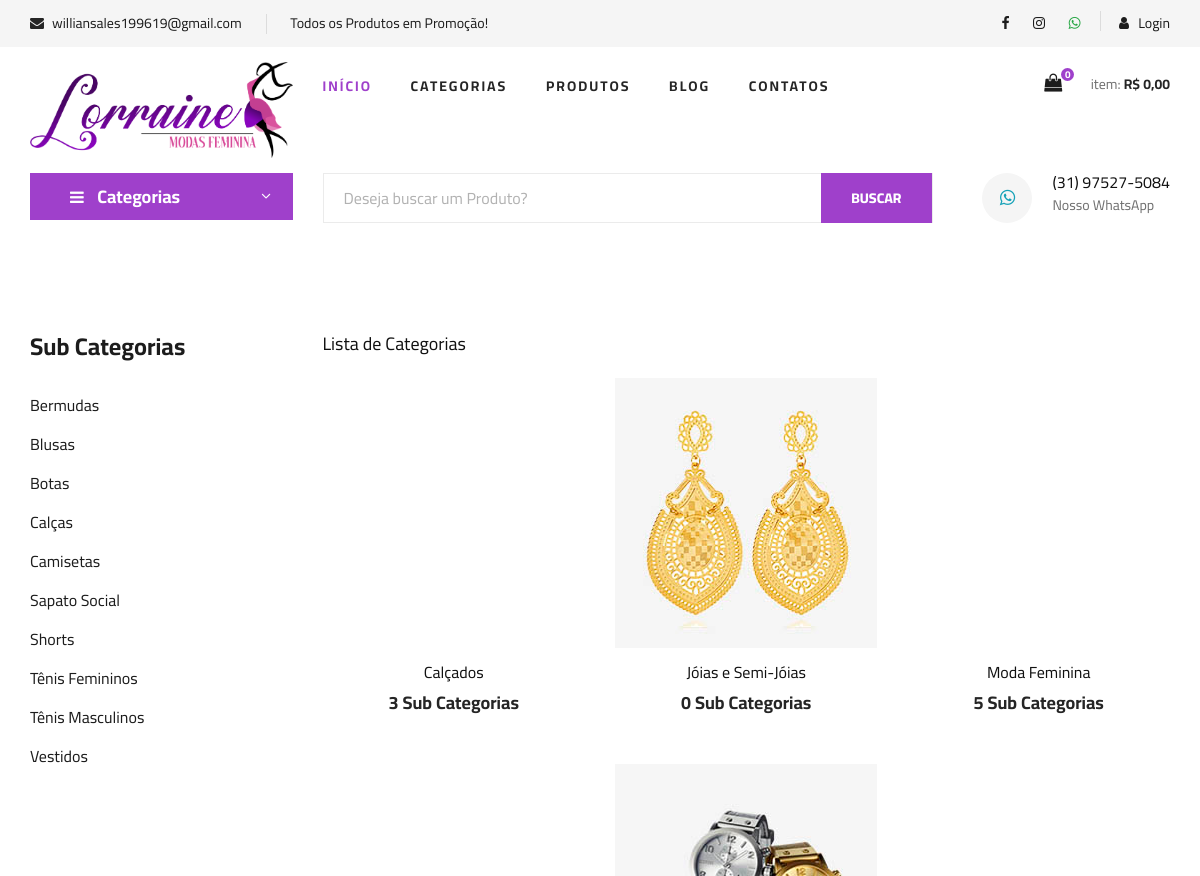
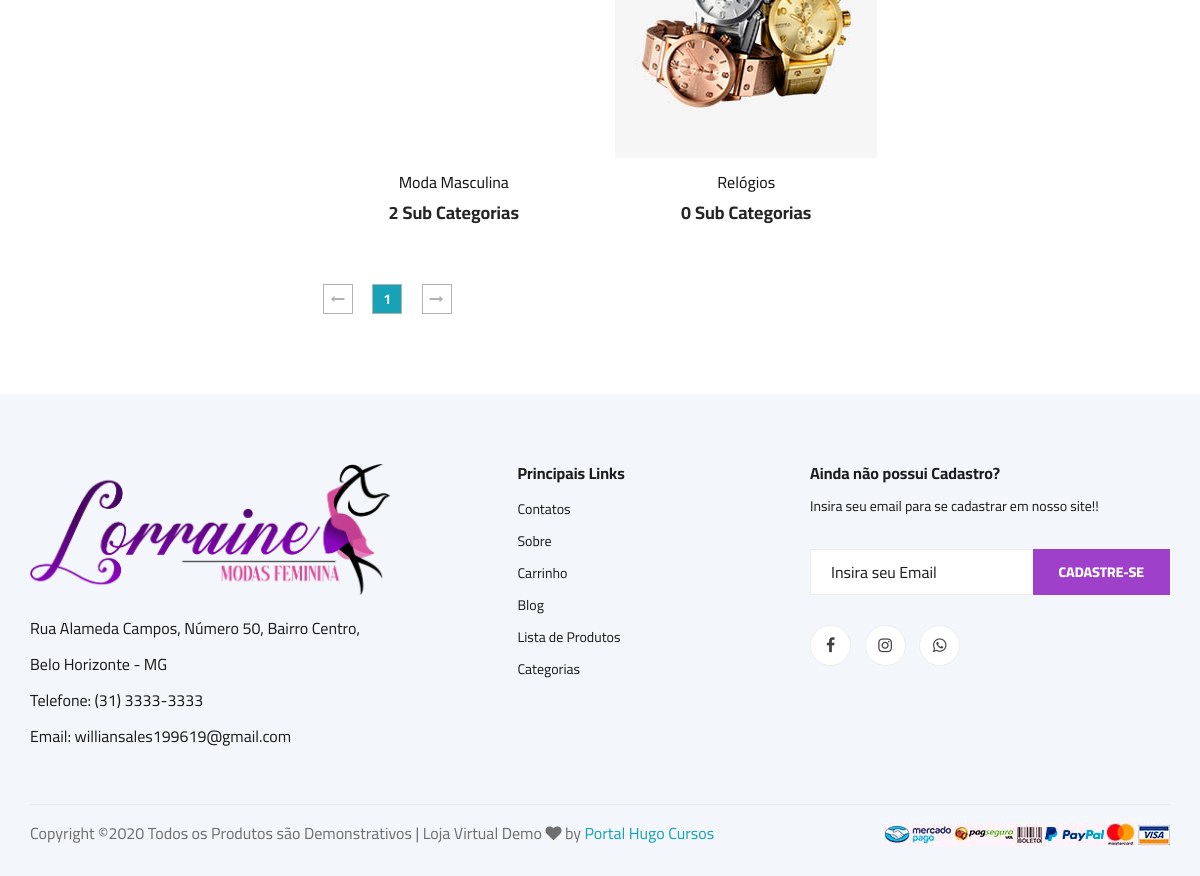
Page /categorias.php on the committed database (2 pictures, top to bottom).
### tables this page shows
CREATE TABLE `sub_categorias` (
  `id` int(11) NOT NULL AUTO_INCREMENT,
  `nome` varchar(50) NOT NULL,
  `nome_url` varchar(50) NOT NULL,
  `imagem` varchar(100) NOT NULL,
  `id_categoria` int(11) NOT NULL,
  PRIMARY KEY (`id`)
);

CREATE TABLE `categorias` (
  `id` int(11) NOT NULL AUTO_INCREMENT,
  `nome` varchar(50) NOT NULL,
  `nome_url` varchar(50) NOT NULL,
  `imagem` varchar(100) NOT NULL,
  PRIMARY KEY (`id`)
);

### config.php (called while the page is built, shortened)
<?php
$email = 'williansales199619@gmail.com';
$telefone = '(31) 3333-3333';
$whatsapp = '(31) 97527-5084';
$whatsapp_link = '5531975275084';
$texto_destaque = 'Todos os Produtos em Promoção!';
$endereco_loja = 'Rua Alameda Campos, Número 50, Bairro Centro, Belo Horizonte - MG';
$itens_por_pagina = 6;
 ?>

### categorias.php (the view, shortened to what this page needs)
<?php
require_once("cabecalho.php");
?>
<?php
require_once("cabecalho-busca.php");
?>
<?php
if(@$_GET['pagina'] != null){
    $pag = $_GET['pagina'];
}else{
    $pag = 0;
}
$limite = $pag * @$itens_por_pagina;
$pagina = $pag;
$nome_pag = 'categorias.php';
 ?>
<section class="product spad">
    <div class="container">
        <div class="row">
            <div class="col-lg-3 col-md-5">
                <div class="sidebar">
                    <div class="sidebar__item">
                        <h4>Sub Categorias</h4>
                        <ul>
                            <?php
                            $query = $pdo->query("SELECT * FROM sub_categorias order by nome asc ");
                            $res = $query->fetchAll(PDO::FETCH_ASSOC);
                            for ($i=0; $i < count($res); $i++) {
                              $nome = $res[$i]['nome'];
                              $nome_url = $res[$i]['nome_url'];
                              ?>
                              <li><a href="produtos-<?php echo $nome_url ?>"><?php echo $nome ?></a></li>
                          <?php } ?>
                      </ul>
                  </div>
              </div>
          </div>
          <div class="col-lg-9 col-md-7">
<h5>Lista de Categorias</h5>
            <div class="row mt-4">
               <?php
               $query = $pdo->query("SELECT * FROM categorias order by nome asc LIMIT $limite, $itens_por_pagina");
               $res = $query->fetchAll(PDO::FETCH_ASSOC);
               for ($i=0; $i < count($res); $i++) {
                  $nome = $res[$i]['nome'];
                  $imagem = $res[$i]['imagem'];
                  $nome_url = $res[$i]['nome_url'];
                  $id = $res[$i]['id'];
                  $query2 = $pdo->query("SELECT * FROM sub_categorias where id_categoria = '$id' ");
                  $res2 = $query2->fetchAll(PDO::FETCH_ASSOC);
                  $total_itens = @count($res2);
                  $query3 = $pdo->query("SELECT * FROM categorias ");
                  $res3 = $query3->fetchAll(PDO::FETCH_ASSOC);
                  $num_total = @count($res3);
                  $num_paginas = ceil($num_total/$itens_por_pagina);
                  ?>
                  <div class="col-lg-4 col-md-6 col-sm-6">
                    <div class="product__item">
                        <div class="product__item__pic set-bg" data-setbg="img/categorias/<?php echo $imagem ?>">
                        </div>
                        <div class="product__item__text">
                            <a href="sub-categoria-de-<?php echo $nome_url ?>"><h6><?php echo $nome ?></h6>
                                <h5><?php echo $total_itens ?> Sub Categorias</h5></a>
                            </div>
                        </div>
                    </div>
                <?php } ?>
            </div>
            <div class="product__pagination">
                <a href="<?php echo $nome_pag ?>?pagina=0"><i class="fa fa-long-arrow-left"></i></a>
                <?php
                    for($i = 0; $i < @$num_paginas; $i++){
                        $estilo = '';
                        if($pagina == $i){
                            $estilo = 'bg-info text-light';
                        }
                        if($pagina >= ($i - 2) && $pagina <= ($i + 2)){ ?>
                         <a href="<?php echo $nome_pag ?>?pagina=<?php echo $i ?>" class="<?php echo $estilo ?>"><?php echo $i + 1 ?></a>
                       <?php }
                    }
                 ?>
                <a href="<?php echo $nome_pag ?>?pagina=<?php echo $num_paginas - 1 ?>"><i class="fa fa-long-arrow-right"></i></a>
            </div>
        </div>
    </div>
</div>
</section>
<?php
require_once("rodape.php");
?>

### cabecalho.php (shortened to what this page needs)
<?php
require_once("config.php");
require_once("conexao.php");
$id_usuario = @$_SESSION['id_usuario'];
$res = $pdo->query("SELECT * from carrinho where id_usuario = '$id_usuario' and id_venda = 0 order by id asc");
$dados = $res->fetchAll(PDO::FETCH_ASSOC);
$linhas = count($dados);
if($linhas == 0){
  $linhas = 0;
  $total = 0;
}
@$total_c = number_format(@$total, 2, ',', '.');
?>
<!DOCTYPE html>
<html lang="zxx">
<head>
    <link rel="stylesheet" href="css/bootstrap.min.css" type="text/css">
    <link rel="stylesheet" href="css/font-awesome.min.css" type="text/css">
    <link rel="stylesheet" href="css/elegant-icons.css" type="text/css">
    <link rel="stylesheet" href="css/nice-select.css" type="text/css">
    <link rel="stylesheet" href="css/jquery-ui.min.css" type="text/css">
    <link rel="stylesheet" href="css/owl.carousel.min.css" type="text/css">
    <link rel="stylesheet" href="css/slicknav.min.css" type="text/css">
    <link rel="stylesheet" href="css/style.css" type="text/css">
</head>
<body>
    <header class="header">
        <div class="header__top">
            <div class="container">
                <div class="row">
                    <div class="col-lg-6 col-md-6">
                        <div class="header__top__left">
                            <ul>
                                <li><i class="fa fa-envelope"></i> <?php echo $email ?></li>
                                <li><?php echo $texto_destaque ?></li>
                            </ul>
                        </div>
                    </div>
                    <div class="col-lg-6 col-md-6">
                        <div class="header__top__right">
                            <div class="header__top__right__social">
                               <a target="_blank" title="Ir para página do Facebook" href="#"><i class="fa fa-facebook"></i></a>
                               <a target="_blank" href="#"><i class="fa fa-instagram"></i></a>
                               <a target="_blank" href="http://api.whatsapp.com/send?1=pt_BR&phone=<?php echo $whatsapp_link ?>" title="<?php echo $whatsapp ?>"><i class="fa fa-whatsapp text-success"></i></a>
                           </div>
                           <div class="header__top__right__auth">
                            <?php
                     if(@$_SESSION['id_usuario'] == null || @$_SESSION['nivel_usuario'] != 'Cliente'){
                 ?>
                <a href="" data-toggle="modal" data-target="#modalLogin"><i class="fa fa-user"></i> Login</a>
            <?php }else{ ?>
                <a target="_blank" href="sistema/painel-cliente"><i class="fa fa-user"></i> Painel</a>
            <?php } ?>
                        </div>
                    </div>
                </div>
            </div>
        </div>
    </div>
    <div class="container">
        <div class="row">
            <div class="col-lg-3">
                <div class="header__logo">
                    <a href="./index.php"><img src="img/logo.png" alt=""></a>
                </div>
            </div>
            <div class="col-lg-6">
                <nav class="header__menu">
                    <ul>
                     <li class="active"><a href="./index.php">Início</a></li>
                      <li><a href="categorias.php">Categorias</a></li>
                     <li><a href="#">Produtos</a>
                    </li>
                    <li><a href="blog.php">Blog</a></li>
                    <li><a href="contatos.php">Contatos</a></li>
                </ul>
            </nav>
        </div>
        <div class="col-lg-3">
            <div class="header__cart">
                <ul>
                   <li><a href="carrinho.php"><i class="fa fa-shopping-bag"></i> <span><?php echo $linhas ?></span></a></li>
                </ul>
                <div class="header__cart__price">item: <span>R$ <?php echo $total_c ?></span></div>
            </div>
        </div>
    </div>
</div>
</header>

### cabecalho-busca.php (shortened to what this page needs)
<?php
require_once("conexao.php");
 ?>
    <section class="hero hero-normal">
        <div class="container">
            <div class="row">
                <div class="col-lg-3">
                    <div class="hero__categories">
                        <div class="hero__categories__all">
                            <i class="fa fa-bars"></i>
                            <span>Categorias</span>
                        </div>
                    </div>
                </div>
                <div class="col-lg-9">
                    <div class="hero__search">
                        <div class="hero__search__form">
                            <form action="lista-produtos.php" method="get">
                                <input name="txtBuscar" type="text" placeholder="Deseja buscar um Produto?">
                                <button type="submit" class="site-btn">BUSCAR</button>
                            </form>
                        </div>
                        <div class="hero__search__phone">
                            <div class="hero__search__phone__icon">
                                <a class="text-info" target="_blank" href="http://api.whatsapp.com/send?1=pt_BR&phone=<?php echo $whatsapp_link ?>" title="<?php echo $whatsapp ?>"><i class="fa fa-whatsapp"></i></a>
                            </div>
                            <div class="hero__search__phone__text">
                                <h6><?php echo $whatsapp ?></h6>
                                <span>Nosso WhatsApp</span>
                            </div>
                        </div>
                    </div>
                </div>
            </div>
        </div>
    </section>

### rodape.php (shortened to what this page needs)
<footer class="footer spad">
    <div class="container">
        <div class="row">
            <div class="col-lg-4 col-md-6 col-sm-6">
                <div class="footer__about">
                    <div class="footer__about__logo">
                        <a href="./index.html"><img src="img/logo.png" alt=""></a>
                    </div>
                    <ul>
                        <li><?php echo $endereco_loja ?></li>
                        <li>Telefone: <?php echo $telefone ?></li>
                        <li>Email: <?php echo $email ?></li>
                    </ul>
                </div>
            </div>
            <div class="col-lg-3 col-md-6 col-sm-6 offset-lg-1">
                <div class="footer__widget">
                    <h6>Principais Links</h6>
                    <ul>
                        <li><a href="contatos.php">Contatos</a></li>
                        <li><a href="sobre.php">Sobre</a></li>
                        <li><a href="carrinho.php">Carrinho</a></li>
                        <li><a href="blog.php">Blog</a></li>
                        <li><a href="lista-produtos">Lista de Produtos</a></li>
                        <li><a href="categorias.php">Categorias</a></li>
                    </ul>
                </div>
            </div>
            <div class="col-lg-4 col-md-12">
                <div class="footer__widget">
                    <h6>Ainda não possui Cadastro?</h6>
                    <p>Insira seu email para se cadastrar em nosso site!!</p>
                    <form action="#">
                        <input type="email" placeholder="Insira seu Email" required>
                        <button type="submit" class="site-btn">Cadastre-se</button>
                    </form>
                    <div class="footer__widget__social">
                        <a target="_blank" title="Ir para página do Facebook" href="#"><i class="fa fa-facebook"></i></a>
                        <a target="_blank" href="#"><i class="fa fa-instagram"></i></a>
                        <a target="_blank" href="http://api.whatsapp.com/send?1=pt_BR&phone=<?php echo $whatsapp_link ?>" title="<?php echo $whatsapp ?>"><i class="fa fa-whatsapp"></i></a>
                    </div>
                </div>
            </div>
        </div>
        <div class="row">
            <div class="col-lg-12">
                <div class="footer__copyright">
                    <div class="footer__copyright__text"><p>
                      Copyright &copy;<script>document.write(new Date().getFullYear());</script> Todos os Produtos são Demonstrativos | Loja Virtual Demo <i class="fa fa-heart" aria-hidden="true"></i> by <a class="text-info" href="https://www.hugocursos.com.br" target="_blank">Portal Hugo Cursos</a>
                      </p></div>
                      <div class="footer__copyright__payment"><img src="img/pagamentos.jpeg" alt=""></div>
                  </div>
              </div>
          </div>
      </div>
  </footer>
</body>
</html>

### rows in the picture
sub_categorias: nome "Bermudas"
sub_categorias: nome "Blusas"
sub_categorias: nome "Botas"
sub_categorias: nome "Calças"
sub_categorias: nome "Camisetas"
sub_categorias: nome "Sapato Social"
sub_categorias: nome "Shorts"
sub_categorias: nome "Tênis Femininos"
sub_categorias: nome "Tênis Masculinos"
sub_categorias: nome "Vestidos"
categorias: nome "Calçados", total_itens "3"
categorias: shows a picture, nome "Jóias e Semi-Jóias", total_itens "0"
categorias: nome "Moda Feminina", total_itens "5"
categorias: nome "Moda Masculina", total_itens "2"
categorias: shows a picture, nome "Relógios", total_itens "0"

### other values in the picture
$email "williansales199619@gmail.com"
$texto_destaque "Todos os Produtos em Promoção!"
$linhas "0"
$total_c "0,00"
$whatsapp "(31) 97527-5084"
$endereco_loja "Rua Alameda Campos, Número 50, Bairro Centro, Belo Horizonte - MG"
$telefone "(31) 3333-3333"
